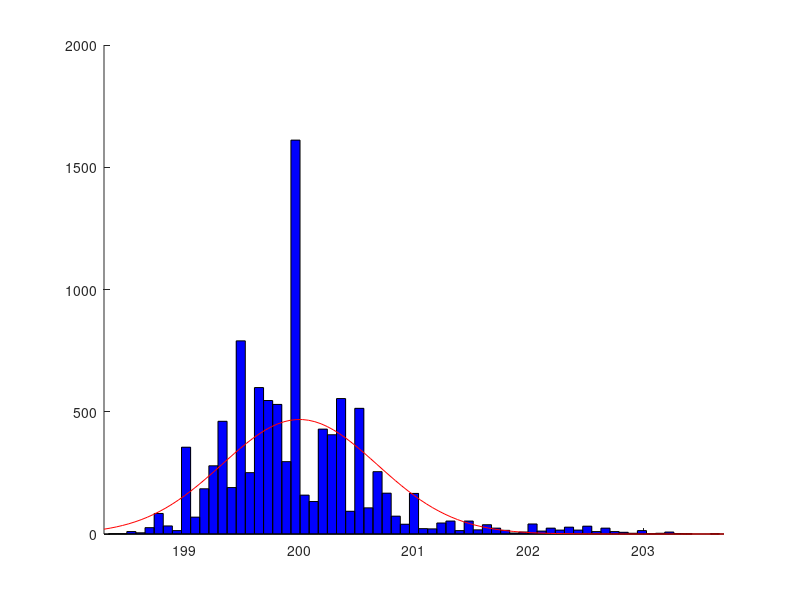

Source code (MATLAB): (Note: this script raises an error after producing the figure.)
periods_div1_st = load('div1_periods.mat');
periods_div2_st = load('div2_periods.mat');
periods_div4_st = load('div4_periods.mat');

periods_div1 = periods_div1_st.periods;
periods_div2 = periods_div2_st.periods;
periods_div4 = periods_div4_st.periods;

tie_div1_st = load('div1_tie.mat');
tie_div2_st = load('div2_tie.mat');
tie_div4_st = load('div4_tie.mat');

tie_div1 = tie_div1_st.tie_save;
tie_div2 = tie_div2_st.tie_save;
tie_div4 = tie_div4_st.tie_save;

figure
hold on;
h = histfit(periods_div1(2,:)*1e9,67);
h(1).FaceColor = [1 0 0];
h = histfit(periods_div2(2,:)*1e9,67);
h(1).FaceColor = [0 1 0];
h = histfit(periods_div4(2,:)*1e9,67);
h(1).FaceColor = [0 0 1];
title('')
xlabel('Period (ns)','fontsize',16);
ylabel('Occurance Rate','fontsize',16);
yticklabels([])
ax = gca;
ax.FontSize = 16;
alpha(.33)
legend("div1","div2","div4")

figure
hold on;
plot(tie_div1(2,:))
x = 1:2:(10000-2);
plot(x,tie_div2(2,:)-200E-9)
plot(1:4:10000,tie_div4(2,:))